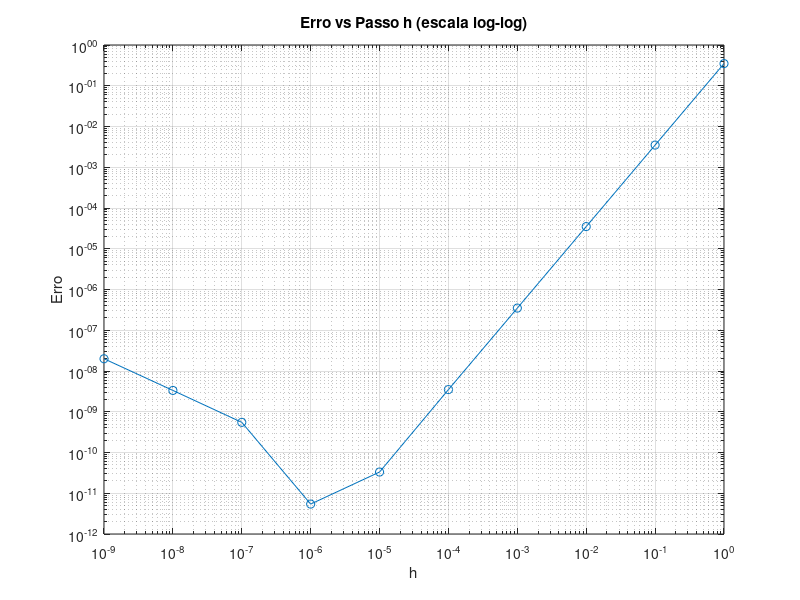

This figure's MATLAB source:
# Exercício 15 - Erro de aproximação para derivada usando diferença centrada

# Função dada
f = @(x) -0.1*x.^4 - 0.15*x.^3 - 0.5*x.^2 - 0.25*x + 1.2;

# Derivada exata da função dada
df = @(x) -0.4*x.^3 - 0.45*x.^2 - x - 0.25;

x0 = 0.5;
valor_exato = df(x0);

h = 1;

printf("h\t\tDiferença Finita\tErro Verdadeiro\n");

H = [];
ERRO = [];

for i = 1:10
    # Diferença centrada
    deriv_aprox = (f(x0 + h) - f(x0 - h)) / (2*h);

    erro = abs(valor_exato - deriv_aprox);

    printf("%.10f\t%.10f\t%.10f\n", h, deriv_aprox, erro);

    H(end+1) = h;
    ERRO(end+1) = erro;

    h = h / 10;
end

figure;
loglog(H, ERRO, '-o');
grid on;
xlabel('h');
ylabel('Erro');
title('Erro vs Passo h (escala log-log)');
